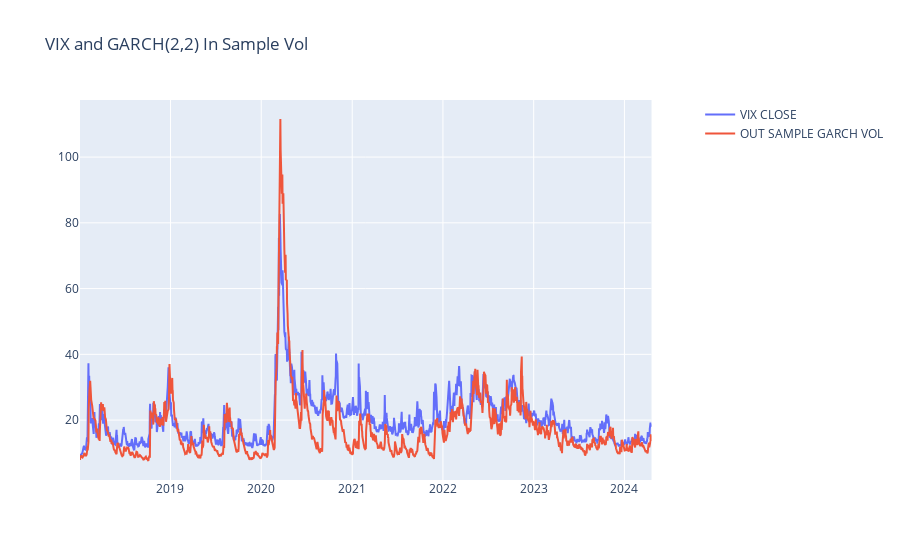

Notebook code cell kept with this figure:
### Code cell
fig = make_subplots(specs=[[{"secondary_y": True}]])
fig.add_trace(
    go.Scatter(
        x=df_vix_test.index, y=df_vix_test["close"], mode="lines", name="VIX CLOSE"
    ),
    secondary_y=False,
)
fig.add_trace(
    go.Scatter(
        x=rolling_pred.index,
        y=rolling_pred * np.sqrt(252),
        mode="lines",
        name="OUT SAMPLE GARCH VOL",
    ),
    secondary_y=False,
)
fig.update_layout(title="VIX and GARCH(2,2) In Sample Vol")
fig.show()
print(
    f" Mean Abs Percentage Error(%) vs VIX:{mean_absolute_percentage_error(df_vix_test["close"], prediction)} %"
)

### Figure 1 — Plotly figure (JSON) as saved in the notebook; plotly's stock layout.template omitted (floating-point values rounded to 4 significant figures; data arrays with more than 128 entries replaced by an {"elided": "..."} marker saying what was removed)
{"data": [{"mode": "lines", "name": "VIX CLOSE", "type": "scatter", "x": {"elided": "1585 str values"}, "xaxis": "x", "y": {"elided": "1585 float values"}, "yaxis": "y"}, {"mode": "lines", "name": "OUT SAMPLE GARCH VOL", "type": "scatter", "x": {"elided": "1585 str values"}, "xaxis": "x", "y": {"elided": "1585 float values"}, "yaxis": "y"}], "layout": {"title": {"text": "VIX and GARCH(2,2) In Sample Vol"}, "xaxis": {"anchor": "y", "domain": [0, 0.94]}, "yaxis": {"anchor": "x", "domain": [0, 1]}, "yaxis2": {"anchor": "x", "overlaying": "y", "side": "right"}}}
